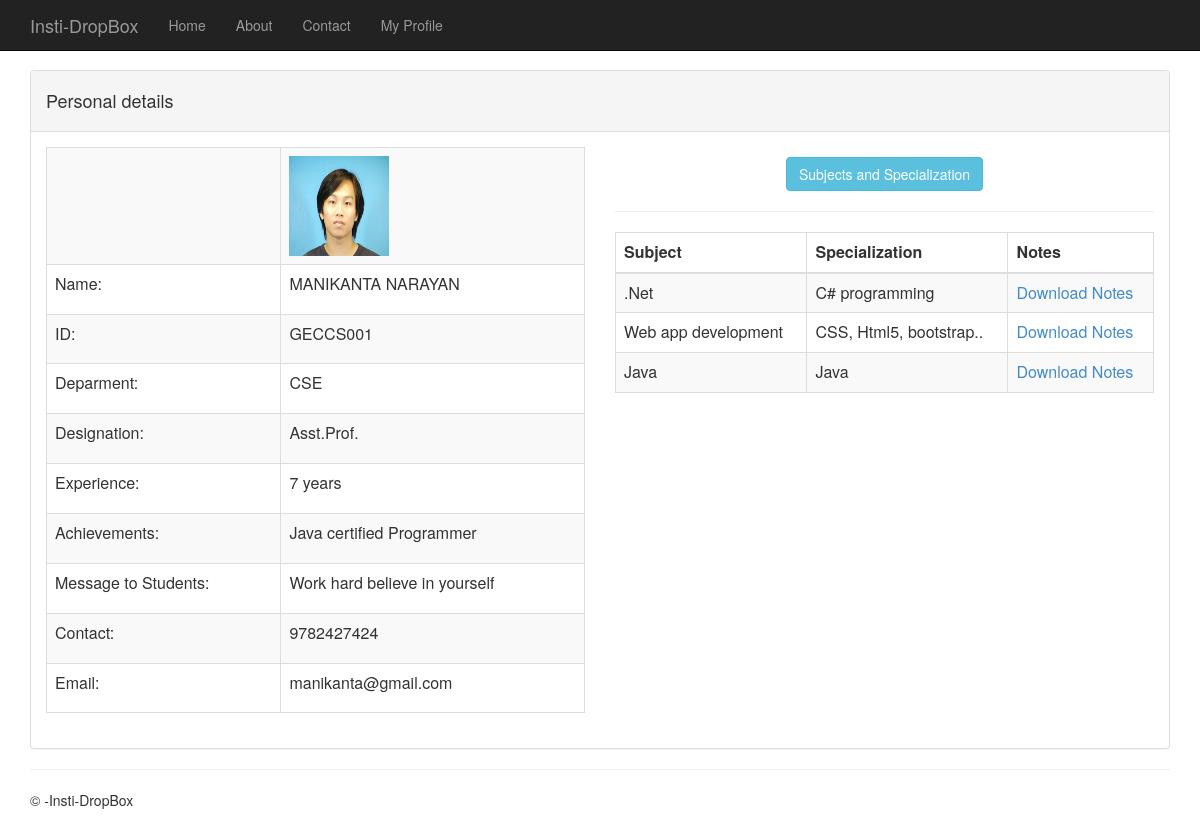
Page /sendgrievance/1 (signed in) on the committed database.
### app/models.py (models this page shows, shortened)
class Faculty(models.Model):
    Faculty_Id=models.CharField(max_length=10)
    Faculty_Name=models.CharField(max_length=50)
    DEPTS = [
    ('CSE', 'CSE'),
    ('MECH', 'MECH'),
    ('Civil', 'Civil'),
    ('ENC', 'ENC'),
    ('ISE', 'ISE'),
    ]
    Department=models.CharField(max_length=10,choices=DEPTS,default="CSE")
    DESIGNATIONS = [
    ('Principal', 'Principal'),
    ('Prof.', 'Professor'),
    ('HOD', 'HOD'),
    ('Asst.Prof.', 'Asst.Professor'),
    ('Asst.Prof.', 'Asso.Professor')
    ]
    Designation=models.CharField(max_length=20,choices=DESIGNATIONS,blank=True)
    Experience=models.IntegerField(help_text="Number of years",blank=True)
    Achievements=models.CharField(max_length=250,blank=True)
    Message=models.CharField(help_text="Message to students",max_length=250,blank=True)
    Contact=models.CharField(max_length=10,blank=True)
    Email=models.EmailField(max_length=50,blank=True)
    Photo=models.ImageField(upload_to='images/',blank=True)
    Place=models.TextField(max_length=100,blank=True)
    Created_Date=models.DateField(default=date.today,blank=True)

class Faculty_subjects(models.Model):
   Faculty_Id=models.ForeignKey(Faculty)
   Subject=models.CharField(max_length=50,blank=True)
   Specialization=models.CharField(max_length=200,blank=True)
   Sub_notes=models.FileField(upload_to='documents/',blank=True)
   sub_Video=models.FileField(upload_to='videos/',blank=True)

### app/views.py (the view)
# urls.py: url(r'^sendgrievance/(?P<id>\d+)$', app.views.viewfaculty, name='viewfaculty'),
def viewfaculty(request,id):
    assert isinstance(request,HttpRequest)
    if request.user.is_authenticated():
        faculty=Faculty.objects.get(pk=id)
        subjects=Faculty_subjects.objects.all().filter(Faculty_Id__id=id)
        return render_to_response("app/viewfaculty.html",{"faculty":faculty,"subjects":subjects})

### app/templates/app/viewfaculty.html (shortened to what this page needs)
﻿<!DOCTYPE html>
<html>
<head>
    {% load staticfiles %}
    <link rel="stylesheet" type="text/css" href="{% static 'app/content/bootstrap.css' %}" />
    <link rel="stylesheet" type="text/css" href="{% static 'app/content/bootstrap.min.css' %}" />
    <link rel="stylesheet" type="text/css" href="{% static 'app/content/site.css' %}" />
</head>
<body>
    <div class="navbar navbar-inverse navbar-fixed-top">
        <div class="container">
            <div class="navbar-header">
                <a href="/" class="navbar-brand">Insti-DropBox</a>
            </div>
            <div class="navbar-collapse collapse">
                <ul class="nav navbar-nav">
                    <li><a href="{% url 'home' %}">Home</a></li>
                    <li><a href="{% url 'about' %}">About</a></li>
                    <li><a href="{% url 'contact' %}">Contact</a></li>
                    <li><a href="{% url 'mydashboard' %}">My Profile</a></li>
                </ul>
            </div>
        </div>
    </div>
    <div class="container body-content">
      <div class="panel panel-md panel-default">
    <div class="panel-heading"> <h4>Personal details </h4> </div>
    <div class="panel-body ">
        <div class="row">
            <div class="col-lg-6">
           <table style="width:100%" class="table table-striped table-bordered">
            <tr><td></td><td><img src="{{ faculty.Photo.url }}" style="width:100px;height:100px;"/></td></tr>
            <tr><td>Name:</td><td><p>{{ faculty.Faculty_Name }}</p></td></tr>
            <tr><td>ID: </td><td><p> {{ faculty.Faculty_Id }}</p></td></tr>
            <tr><td>Deparment: </td><td><p> {{ faculty.Department }} </p></td></tr>
            <tr><td>Designation:</td><td><p> {{ faculty.Designation }} </p></td></tr>
            <tr><td>Experience:</td><td><p>  {{ faculty.Experience }} years </p>  </td></tr>
            <tr><td>Achievements: </td><td><p> {{ faculty.Achievements }}</p></td></tr>
            <tr><td>Message to Students: </td><td> <p> {{ faculty.Message }}</p></td></tr>
            <tr><td> Contact: </td><td><p>{{ faculty.Contact }} </p></td></tr>
            <tr><td>Email:</td><td><p>  {{ faculty.Email }} </p></td></tr>
          </table>
        </div>
         <div class="col-lg-6">
             <div>
                  <table class="table table-striped table-bordered">
                      <caption><h4 class="btn btn-info">Subjects and Specialization </h4><hr /></caption>
                      <thead>
                          <tr><th>Subject</th><th>Specialization</th><th>Notes</th></tr>
                      </thead>
                      <tbody>
                      {% for s in subjects %}
                        <tr><td>{{ s.Subject }}</td><td>{{ s.Specialization }}</td><td><a href="{{ s.Sub_notes }}" download>Download Notes</a></td></tr>
                      {% endfor %}
                      </tbody>
                  </table>
             </div>
         </div>
      </div>
    </div>
</div>
        <hr/>
        <footer>
            <p>&copy; {{ year }} -Insti-DropBox</p>
        </footer>
    </div>
</body>
</html>

### app/static/app/content/site.css (style rules this page uses)
body { padding-top: 50px; padding-bottom: 20px; }
.body-content { padding-left: 15px; padding-right: 15px; }

### rows in the picture
Faculty: Photo (picture), Faculty_Name "MANIKANTA NARAYAN", Faculty_Id "GECCS001", Department "CSE", Designation "Asst.Prof.", Experience "7", Achievements "Java certified Programmer", Message "Work hard believe in yourself", Contact "9782427424", Email "manikanta@gmail.com"
Faculty_subjects: Subject ".Net", Specialization "C# programming"
Faculty_subjects: Subject "Web app development", Specialization "CSS, Html5, bootstrap.."
Faculty_subjects: Subject "Java", Specialization "Java"
